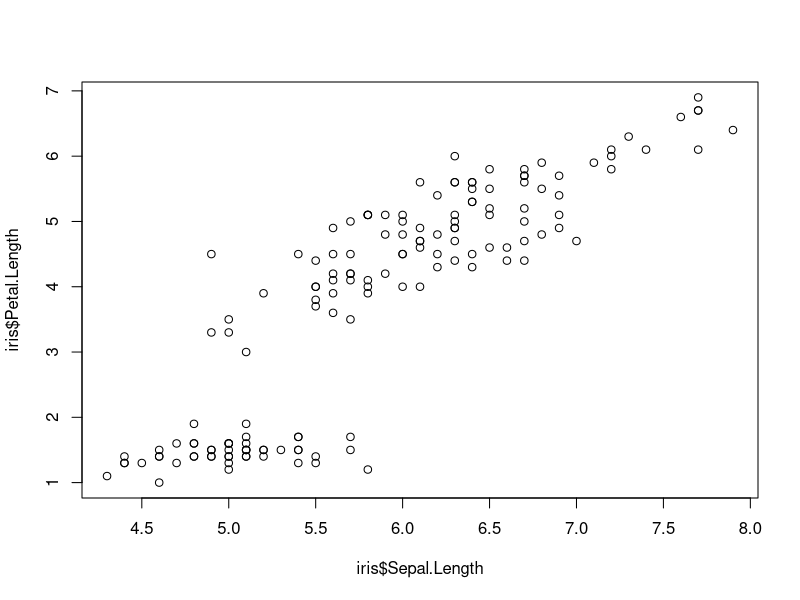
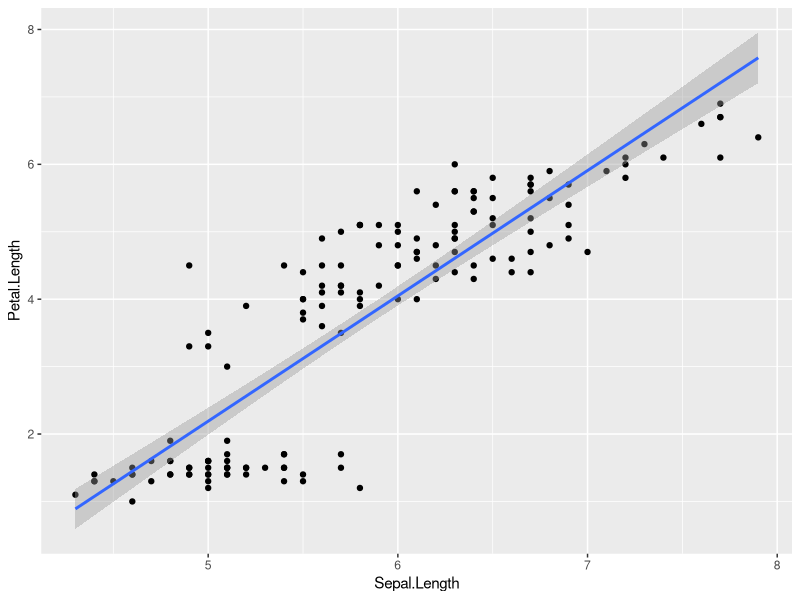

Generate these figures, in order, with R:
# Machining Learning
# Aula 1
# Prof. Neylson Crepalde
# Lucas Cesar Fernandes Ferreira
# -------------------------------- #

# Vamos investigar a relação entre as variáveis
# Sepal.Length e Petal.Length do banco de dados iris

# Carregar o banco de dados
data(iris)

# Verifica os primeiros casos
head(iris)

# Tirando algumas estatísticas descritivas
summary(iris$Sepal.Length)
summary(iris$Petal.Length)

# Plotando o gráfico
plot(iris$Sepal.Length, iris$Petal.Length)

# Verificando a correlação das variáveis
cor(iris$Sepal.Length, iris$Petal.Length)

# y = B + BX + E
# B0 = Intercepto = origem => x = 0
# B1 = Efeito = coeficiente angular

# Montando um modelo de regressão linear
reg <- lm(Petal.Length ~ Sepal.Length,
          data = iris)
summary(reg)

# Plotando o model linear com o ggplot2
install.packages("ggplot2")
library(ggplot2)
ggplot(iris, aes(x = Sepal.Length, y = Petal.Length)) + 
geom_point() + stat_smooth(method = "lm")











